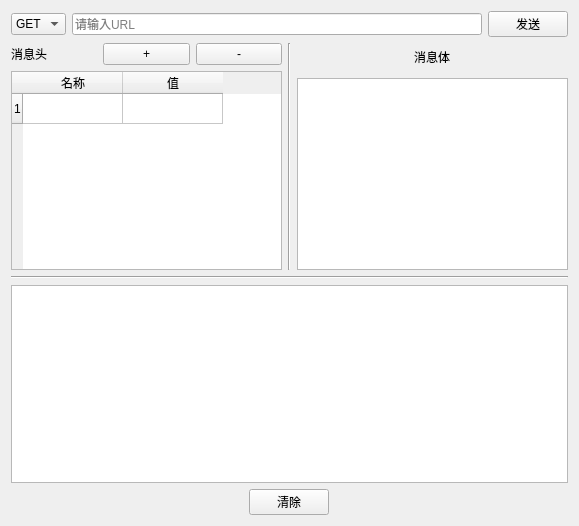
<?xml version="1.0" encoding="UTF-8"?>
<ui version="4.0">
 <class>Form</class>
 <widget class="QWidget" name="Form">
  <property name="geometry">
   <rect>
    <x>0</x>
    <y>0</y>
    <width>579</width>
    <height>526</height>
   </rect>
  </property>
  <property name="sizePolicy">
   <sizepolicy hsizetype="Fixed" vsizetype="Fixed">
    <horstretch>0</horstretch>
    <verstretch>0</verstretch>
   </sizepolicy>
  </property>
  <property name="windowTitle">
   <string>HTTP 接口测试</string>
  </property>
  <layout class="QVBoxLayout" name="verticalLayout_3">
   <item>
    <layout class="QHBoxLayout" name="horizontalLayout">
     <item>
      <widget class="QComboBox" name="comboBox">
       <item>
        <property name="text">
         <string>GET</string>
        </property>
       </item>
       <item>
        <property name="text">
         <string>A</string>
        </property>
       </item>
      </widget>
     </item>
     <item>
      <widget class="QLineEdit" name="Text_URL">
       <property name="placeholderText">
        <string>请输入URL</string>
       </property>
      </widget>
     </item>
     <item>
      <widget class="QPushButton" name="pushButton">
       <property name="text">
        <string>发送</string>
       </property>
      </widget>
     </item>
    </layout>
   </item>
   <item>
    <layout class="QHBoxLayout" name="horizontalLayout_3">
     <item>
      <layout class="QVBoxLayout" name="verticalLayout">
       <item>
        <layout class="QHBoxLayout" name="horizontalLayout_2">
         <item>
          <widget class="QLabel" name="label">
           <property name="text">
            <string>消息头</string>
           </property>
           <property name="textFormat">
            <enum>Qt::AutoText</enum>
           </property>
           <property name="margin">
            <number>0</number>
           </property>
           <property name="indent">
            <number>-1</number>
           </property>
          </widget>
         </item>
         <item>
          <widget class="QPushButton" name="pushButton_3">
           <property name="text">
            <string>+</string>
           </property>
          </widget>
         </item>
         <item>
          <widget class="QPushButton" name="pushButton_4">
           <property name="text">
            <string>-</string>
           </property>
          </widget>
         </item>
        </layout>
       </item>
       <item>
        <widget class="QTableWidget" name="tableWidget">
         <property name="styleSheet">
          <string notr="true"/>
         </property>
         <property name="alternatingRowColors">
          <bool>false</bool>
         </property>
         <row>
          <property name="text">
           <string>1</string>
          </property>
         </row>
         <column>
          <property name="text">
           <string>名称</string>
          </property>
         </column>
         <column>
          <property name="text">
           <string>值</string>
          </property>
         </column>
        </widget>
       </item>
      </layout>
     </item>
     <item>
      <widget class="Line" name="line">
       <property name="orientation">
        <enum>Qt::Vertical</enum>
       </property>
      </widget>
     </item>
     <item>
      <layout class="QVBoxLayout" name="verticalLayout_2">
       <item>
        <layout class="QHBoxLayout" name="horizontalLayout_5">
         <property name="leftMargin">
          <number>0</number>
         </property>
         <property name="topMargin">
          <number>5</number>
         </property>
         <property name="bottomMargin">
          <number>6</number>
         </property>
         <item alignment="Qt::AlignHCenter">
          <widget class="QLabel" name="label_2">
           <property name="layoutDirection">
            <enum>Qt::LeftToRight</enum>
           </property>
           <property name="text">
            <string>消息体</string>
           </property>
          </widget>
         </item>
        </layout>
       </item>
       <item>
        <widget class="QPlainTextEdit" name="plainTextEdit"/>
       </item>
      </layout>
     </item>
    </layout>
   </item>
   <item>
    <widget class="Line" name="line_2">
     <property name="orientation">
      <enum>Qt::Horizontal</enum>
     </property>
    </widget>
   </item>
   <item>
    <widget class="QTextBrowser" name="textBrowser"/>
   </item>
   <item>
    <layout class="QHBoxLayout" name="horizontalLayout_4">
     <item>
      <widget class="QPushButton" name="pushButton_2">
       <property name="sizePolicy">
        <sizepolicy hsizetype="Fixed" vsizetype="Fixed">
         <horstretch>0</horstretch>
         <verstretch>0</verstretch>
        </sizepolicy>
       </property>
       <property name="text">
        <string>清除</string>
       </property>
      </widget>
     </item>
    </layout>
   </item>
  </layout>
 </widget>
 <resources/>
 <connections/>
</ui>
